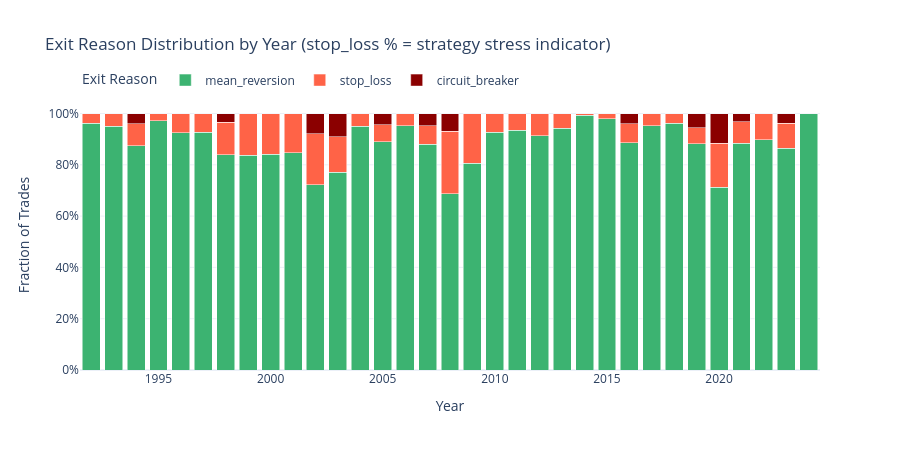
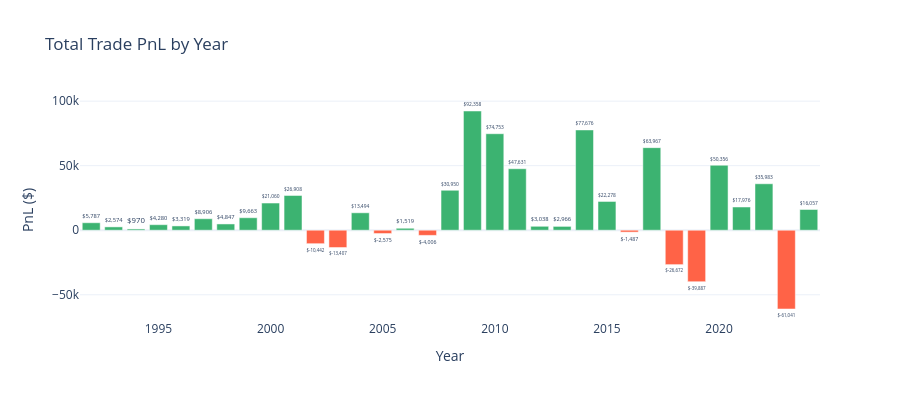

The notebook cell saved with these charts, in order:
### Code cell
import plotly.express as px

_t = wfa_result.trades.copy()
_t["year"] = _t["exit_date"].dt.year

exit_by_year = _t.groupby(["year", "exit_reason"]).size().reset_index(name="count")
total_by_year = _t.groupby("year").size().reset_index(name="total")
exit_by_year = exit_by_year.merge(total_by_year, on="year")
exit_by_year["pct"] = exit_by_year["count"] / exit_by_year["total"]

fig = px.bar(
    exit_by_year, x="year", y="pct", color="exit_reason",
    title="Exit Reason Distribution by Year (stop_loss % = strategy stress indicator)",
    labels={"pct": "Fraction of Trades", "year": "Year", "exit_reason": "Exit Reason"},
    barmode="stack",
    color_discrete_map={
        "mean_reversion": "mediumseagreen",
        "stop_loss": "tomato",
        "circuit_breaker": "darkred",
    },
)
fig.update_layout(
    height=450, template="plotly_white",
    yaxis_tickformat=".0%",
    legend=dict(orientation="h", yanchor="bottom", y=1.02, xanchor="left", x=0),
)
fig.show()

# PnL by year
pnl_by_year = _t.groupby("year")["pnl"].sum()
fig2 = go.Figure(data=[
    go.Bar(
        x=pnl_by_year.index.tolist(),
        y=pnl_by_year.values.tolist(),
        marker_color=["tomato" if v < 0 else "mediumseagreen" for v in pnl_by_year.values],
        text=[f"${v:,.0f}" for v in pnl_by_year.values],
        textposition="outside",
    )
])
fig2.update_layout(
    title="Total Trade PnL by Year",
    xaxis_title="Year", yaxis_title="PnL ($)",
    height=400, template="plotly_white",
)
fig2.show()

### Figure 1 — Plotly figure (JSON) as saved in the notebook; plotly's stock layout.template omitted (floating-point values rounded to 4 significant figures)
{"data": [{"hovertemplate": "Exit Reason=mean_reversion<br>Year=%{x}<br>Fraction of Trades=%{y}<extra></extra>", "legendgroup": "mean_reversion", "marker": {"color": "mediumseagreen", "pattern": {"shape": ""}}, "name": "mean_reversion", "orientation": "v", "showlegend": true, "textposition": "auto", "type": "bar", "x": [1992, 1993, 1994, 1995, 1996, 1997, 1998, 1999, 2000, 2001, 2002, 2003, 2004, 2005, 2006, 2007, 2008, 2009, 2010, 2011, 2012, 2013, 2014, 2015, 2016, 2017, 2018, 2019, 2020, 2021, 2022, 2023, 2024], "xaxis": "x", "y": [0.962, 0.9496, 0.8733, 0.9712, 0.9245, 0.9262, 0.8389, 0.8373, 0.8412, 0.8462, 0.7229, 0.7712, 0.9509, 0.8897, 0.9514, 0.881, 0.6878, 0.8059, 0.9268, 0.9353, 0.9137, 0.9433, 0.9935, 0.9789, 0.8851, 0.953, 0.9624, 0.8828, 0.7134, 0.8831, 0.8976, 0.8636, 1.0], "yaxis": "y"}, {"hovertemplate": "Exit Reason=stop_loss<br>Year=%{x}<br>Fraction of Trades=%{y}<extra></extra>", "legendgroup": "stop_loss", "marker": {"color": "tomato", "pattern": {"shape": ""}}, "name": "stop_loss", "orientation": "v", "showlegend": true, "textposition": "auto", "type": "bar", "x": [1992, 1993, 1994, 1995, 1996, 1997, 1998, 1999, 2000, 2001, 2002, 2003, 2004, 2005, 2006, 2007, 2008, 2009, 2010, 2011, 2012, 2013, 2014, 2015, 2016, 2017, 2018, 2019, 2020, 2021, 2022, 2023], "xaxis": "x", "y": [0.03797, 0.05042, 0.08667, 0.02878, 0.07547, 0.07383, 0.1278, 0.1627, 0.1588, 0.1538, 0.1988, 0.1373, 0.04908, 0.06618, 0.04861, 0.07143, 0.2434, 0.1941, 0.07317, 0.06475, 0.08633, 0.05674, 0.006494, 0.02113, 0.07432, 0.04698, 0.03759, 0.0625, 0.1707, 0.08442, 0.1024, 0.09848], "yaxis": "y"}, {"hovertemplate": "Exit Reason=circuit_breaker<br>Year=%{x}<br>Fraction of Trades=%{y}<extra></extra>", "legendgroup": "circuit_breaker", "marker": {"color": "darkred", "pattern": {"shape": ""}}, "name": "circuit_breaker", "orientation": "v", "showlegend": true, "textposition": "auto", "type": "bar", "x": [1994, 1998, 2002, 2003, 2005, 2007, 2008, 2016, 2019, 2020, 2021, 2023], "xaxis": "x", "y": [0.04, 0.03333, 0.07831, 0.0915, 0.04412, 0.04762, 0.06878, 0.04054, 0.05469, 0.1159, 0.03247, 0.03788], "yaxis": "y"}], "layout": {"barmode": "stack", "height": 450, "legend": {"orientation": "h", "title": {"text": "Exit Reason"}, "tracegroupgap": 0, "x": 0, "xanchor": "left", "y": 1.02, "yanchor": "bottom"}, "title": {"text": "Exit Reason Distribution by Year (stop_loss % = strategy stress indicator)"}, "xaxis": {"anchor": "y", "domain": [0, 1], "title": {"text": "Year"}}, "yaxis": {"anchor": "x", "domain": [0, 1], "tickformat": ".0%", "title": {"text": "Fraction of Trades"}}}}

### Figure 2 — Plotly figure (JSON) as saved in the notebook; plotly's stock layout.template omitted (floating-point values rounded to 4 significant figures)
{"data": [{"marker": {"color": ["mediumseagreen", "mediumseagreen", "mediumseagreen", "mediumseagreen", "mediumseagreen", "mediumseagreen", "mediumseagreen", "mediumseagreen", "mediumseagreen", "mediumseagreen", "tomato", "tomato", "mediumseagreen", "tomato", "mediumseagreen", "tomato", "mediumseagreen", "mediumseagreen", "mediumseagreen", "mediumseagreen", "mediumseagreen", "mediumseagreen", "mediumseagreen", "mediumseagreen", "tomato", "mediumseagreen", "tomato", "tomato", "mediumseagreen", "mediumseagreen", "mediumseagreen", "tomato", "mediumseagreen"]}, "text": ["$5,787", "$2,574", "$970", "$4,280", "$3,319", "$8,906", "$4,847", "$9,663", "$21,060", "$26,908", "$-10,442", "$-13,407", "$13,494", "$-2,575", "$1,519", "$-4,006", "$30,950", "$92,358", "$74,753", "$47,631", "$3,038", "$2,966", "$77,676", "$22,278", "$-1,487", "$63,967", "$-26,672", "$-39,887", "$50,356", "$17,976", "$35,983", "$-61,041", "$16,057"], "textposition": "outside", "type": "bar", "x": [1992, 1993, 1994, 1995, 1996, 1997, 1998, 1999, 2000, 2001, 2002, 2003, 2004, 2005, 2006, 2007, 2008, 2009, 2010, 2011, 2012, 2013, 2014, 2015, 2016, 2017, 2018, 2019, 2020, 2021, 2022, 2023, 2024], "y": [5787.0, 2574.0, 970.2, 4280.0, 3319.0, 8906.0, 4847.0, 9663.0, 21060.0, 26910.0, -10440.0, -13410.0, 13490.0, -2575.0, 1519.0, -4006.0, 30950.0, 92360.0, 74750.0, 47630.0, 3038.0, 2966.0, 77680.0, 22280.0, -1487.0, 63970.0, -26670.0, -39890.0, 50360.0, 17980.0, 35980.0, -61040.0, 16060.0]}], "layout": {"height": 400, "title": {"text": "Total Trade PnL by Year"}, "xaxis": {"title": {"text": "Year"}}, "yaxis": {"title": {"text": "PnL ($)"}}}}
